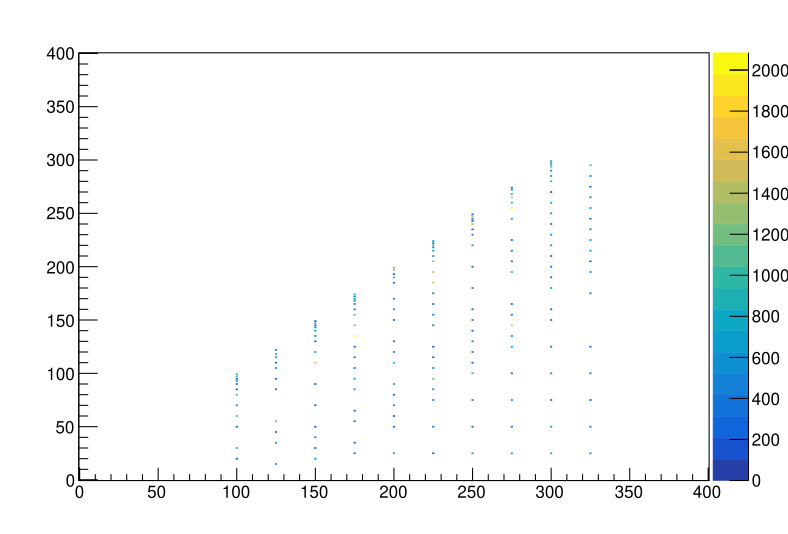

This figure's Python source:
#!/usr/bin/env python

from sys import argv
from ROOT import TFile, gDirectory, TH2F, TCanvas, gStyle

# Returns first tree it finds
def get_first_tree(f, dir=''):
    if dir:
        f.cd(dir)
    for key in gDirectory.GetListOfKeys():
        if key.GetClassName() == "TDirectoryFile":
            return get_first_tree(f, key.GetName())
        if key.GetClassName() == "TTree":
            if dir:
                return '{}/{}'.format(dir, key.GetName())
            else:
                return key.GetName()

total = 0
#masses = []
masses = TH2F('scan', 'scan', 401, -.5, 400.5, 401, -.5, 400.5)
c = TCanvas()
gStyle.SetOptStat(0)

for idx in range(1, len(argv)):
    print 'Open file {} from {}'.format(idx, len(argv)-1)
    f = TFile(argv[idx])

    treename = get_first_tree(f)
    tree = f.Get(treename)

    for event in tree:
        genmass = list(event.GenPart_mass)
        pdgid = list(event.GenPart_pdgId)
        mn1 = mn2 = 0
        for idx in range(len(genmass)):
            if abs(pdgid[idx]) == 1000022:
                mn1 = genmass[idx]
            if abs(pdgid[idx]) == 1000024:
                mn2 = genmass[idx]
            if mn1 > 0 and mn2 > 0:
                #masses.append((mn1, mn2))
                masses.Fill(mn2, mn1, 1.)
                break
#print 'masses:', masses
masses.Draw('COLZ')
c.Print('scanSusyMassesNANOAOD.pdf')

# Store in root file
fout = TFile('scanSusyMassesNANOAOD.root', 'RECREATE')
masses.Write()
fout.Close()

#Events->Scan("MaxIf$(GenPart_mass,abs(GenPart_pdgId)==1000022):MaxIf$(GenPart_mass,abs(GenPart_pdgId)==1000024)")
